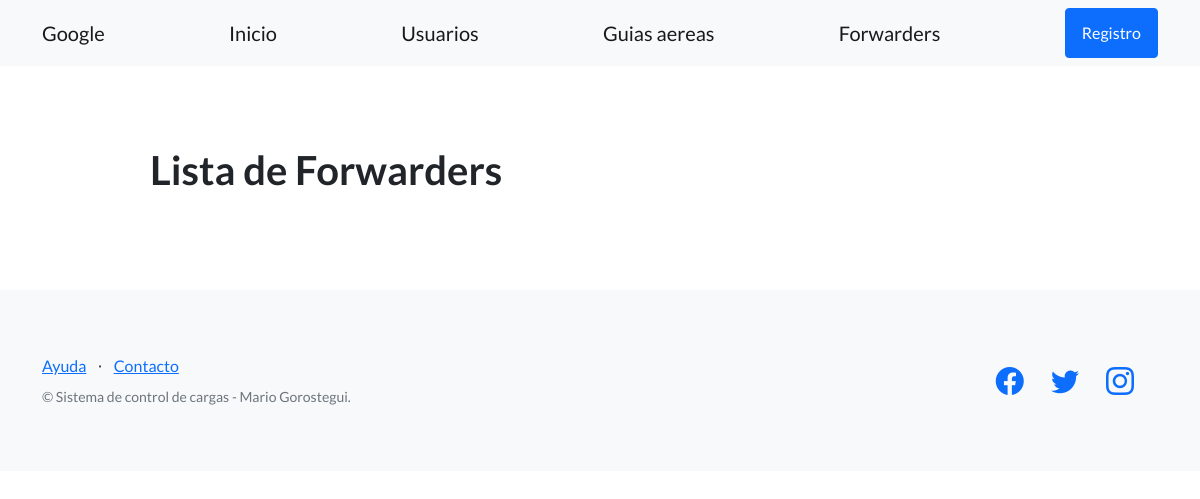
The page /lst_agentes/ on the database as committed earlier.
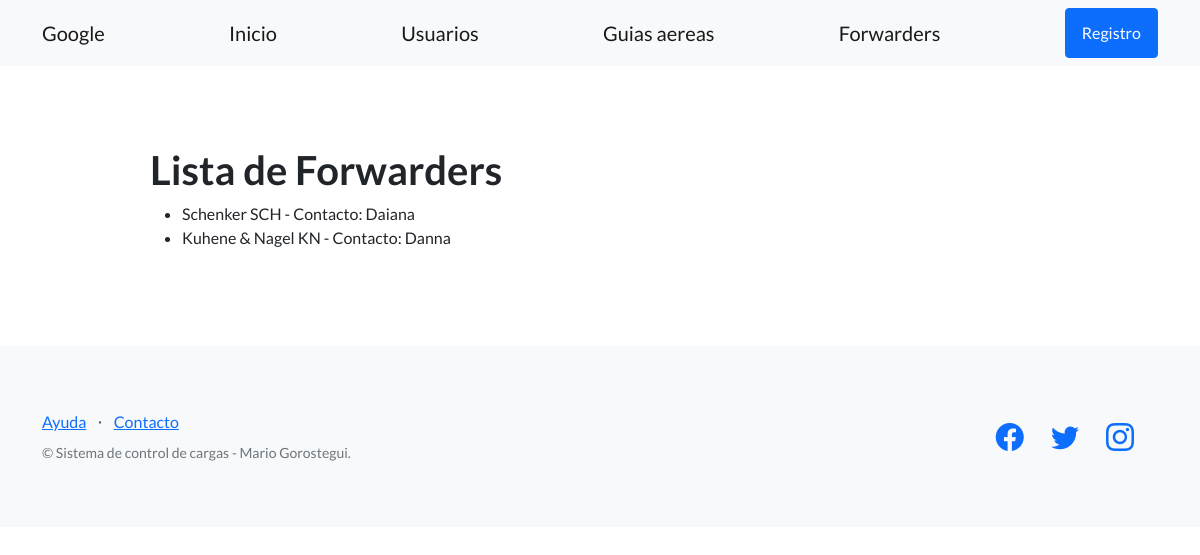
The same page on the database as committed later.
### app_seg_cargas/models.py (models this page shows, shortened)
class Agentes(models.Model):
    nombre_fwr = models.CharField(max_length=64)
    abrev_fwr = models.CharField(max_length=6)
    ctc_fwr = models.TextField()

### proyecto_cargas/views.py (the view)
# urls.py: path('lst_agentes/',lista_agentes,name="Agentes"),
def lista_agentes (request):
    contexto = {
        "agentes": Agentes.objects.all(),
     }
    http_responde= render(
        request=request,
        template_name= 'proyecto_cargas/lista_agentes.html',
        context = contexto,
    )
    return http_responde

### app_seg_cargas/templates/proyecto_cargas/lista_agentes.html
{% extends 'proyecto_cargas/base.html' %}
{% block contenido %}
<section>
    <div>
      <h1>Lista de Forwarders</h1>
      <ul>
      {% for fwr in agentes %}
        <li>{{ fwr.nombre_fwr }} {{ fwr.abrev_fwr }}  - Contacto: {{fwr.ctc_fwr}}</li>
      {% endfor %}
      </ul>
    </div>
  </section>
{% endblock contenido %}

Rows that differ between the two databases and show on the page:
added Agentes: nombre_fwr "Schenker", abrev_fwr "SCH", ctc_fwr "Daiana"
added Agentes: nombre_fwr "Kuhene & Nagel", abrev_fwr "KN", ctc_fwr "Danna"
